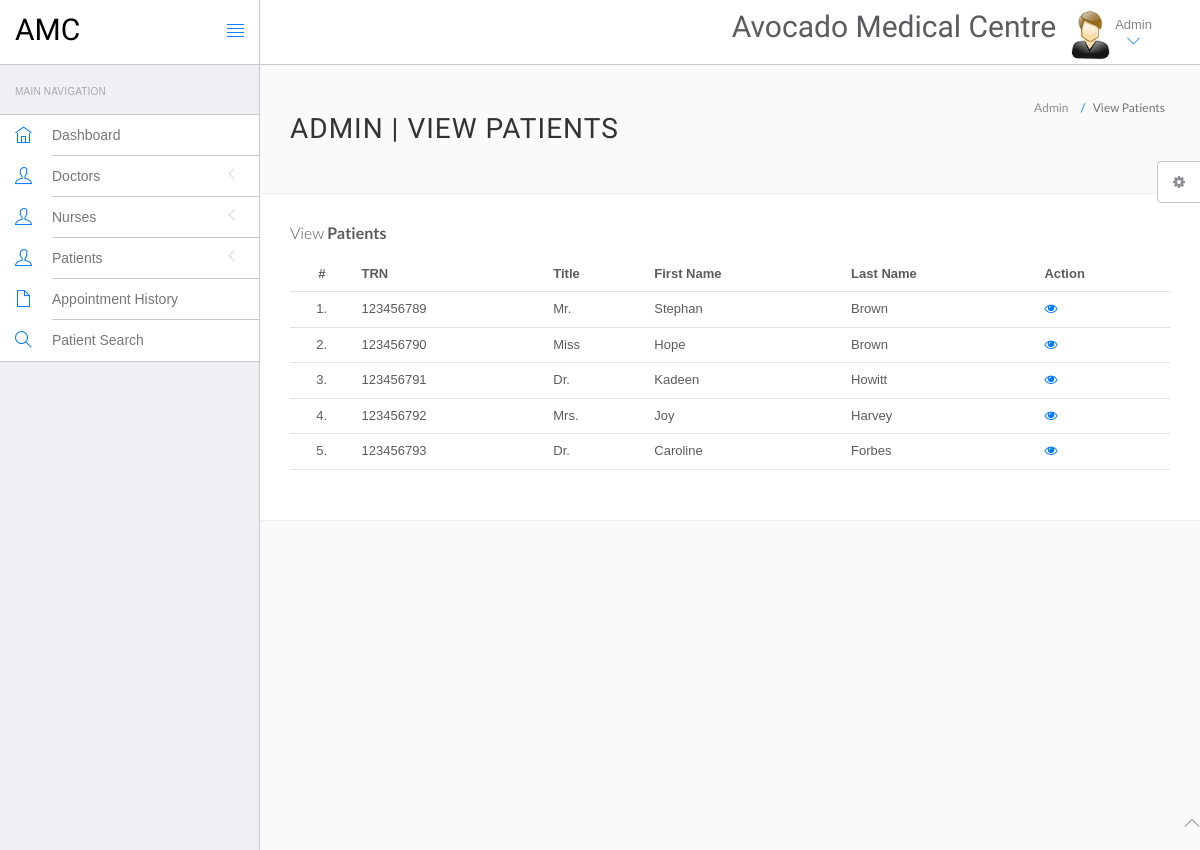
/views/admin/manage-patient.php (signed in), run on an earlier commit of the app's database.
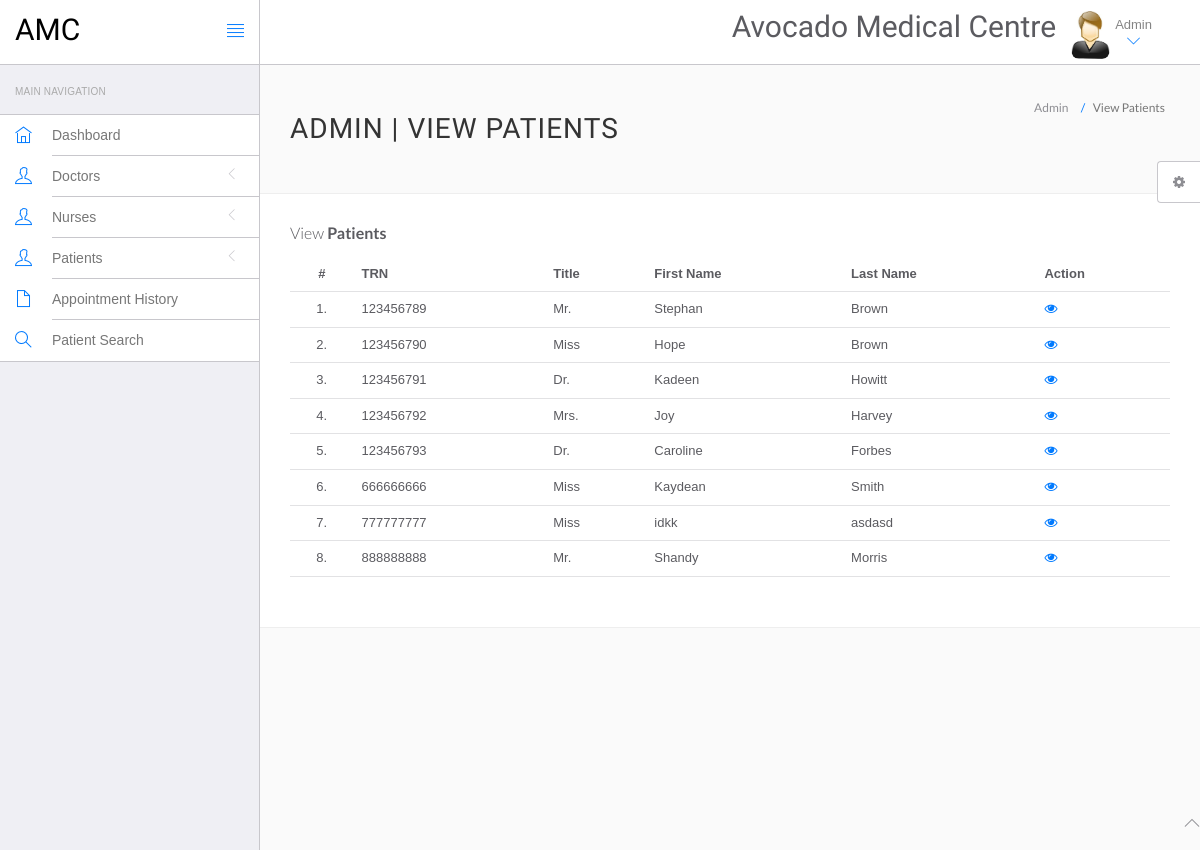
And on a later commit of the database.
### tables this page shows
CREATE TABLE IF NOT EXISTS `patient` (
  `TRN` int(11) NOT NULL AUTO_INCREMENT,
  `StaffID` int(11) DEFAULT NULL,
  `Title` varchar(25) NOT NULL,
  `FirstName` varchar(25) NOT NULL,
  `LastName` varchar(25) NOT NULL,
  `DOB` varchar(10) NOT NULL,
  `Address` varchar(50) NOT NULL,
  `TelNo` int(11) NOT NULL,
  `Email` varchar(50) NOT NULL,
  `CreationDate` timestamp NULL DEFAULT CURRENT_TIMESTAMP,
  `UpdationDate` timestamp NULL DEFAULT NULL ON UPDATE CURRENT_TIMESTAMP,
  PRIMARY KEY (`TRN`),
  KEY `TRN` (`TRN`)
);

### views/admin/manage-patient.php (the view, shortened to what this page needs)
<!DOCTYPE html>
<html lang="en">
	<head>
		<link rel="stylesheet" href="vendor/bootstrap/css/bootstrap.min.css">
		<link rel="stylesheet" href="vendor/fontawesome/css/font-awesome.min.css">
		<link rel="stylesheet" href="vendor/themify-icons/themify-icons.min.css">
		<link href="vendor/animate.css/animate.min.css" rel="stylesheet" media="screen">
		<link href="vendor/perfect-scrollbar/perfect-scrollbar.min.css" rel="stylesheet" media="screen">
		<link href="vendor/switchery/switchery.min.css" rel="stylesheet" media="screen">
		<link href="vendor/bootstrap-touchspin/jquery.bootstrap-touchspin.min.css" rel="stylesheet" media="screen">
		<link href="vendor/select2/select2.min.css" rel="stylesheet" media="screen">
		<link href="vendor/bootstrap-datepicker/bootstrap-datepicker3.standalone.min.css" rel="stylesheet" media="screen">
		<link href="vendor/bootstrap-timepicker/bootstrap-timepicker.min.css" rel="stylesheet" media="screen">
		<link rel="stylesheet" href="assets/css/styles.css">
		<link rel="stylesheet" href="assets/css/plugins.css">
		<link rel="stylesheet" href="assets/css/themes/theme-1.css" id="skin_color" />
	</head>
	<body>
		<div id="app">
			<?php include('include/sidebar.php');?>
			<div class="app-content">
				<?php include('include/header.php');?>
				<div class="main-content" >
					<div class="wrap-content container" id="container">
						<section id="page-title">
							<div class="row">
								<div class="col-sm-8">
									<h1 class="mainTitle">Admin | View Patients</h1>
								</div>
								<ol class="breadcrumb">
									<li>
										<span>Admin</span>
									</li>
									<li class="active">
										<span>View Patients</span>
									</li>
								</ol>
							</div>
						</section>
						<div class="container-fluid container-fullw bg-white">
							<div class="row">
								<div class="col-md-12">
									<h5 class="over-title margin-bottom-15">View <span class="text-bold">Patients</span></h5>
									<table class="table table-hover" id="sample-table-1">
										<thead>
											<tr>
												<th class="center">#</th>
												<th>TRN</th>
												<th>Title</th>
												<th>First Name</th>
												<th>Last Name</th>
												<th>Action</th>
											</tr>
										</thead>
										<tbody>
											<?php
												include('include/config.php');
												$selQuery = "SELECT * FROM patient";
												$results = mysqli_query($conn,$selQuery) or die("Could not find database record(s)".mysqli_error($conn));
												$cnt=1;
												while($row=mysqli_fetch_assoc($results))
												{
											?>
											<tr>
												<td class="center"><?php echo $cnt;?>.</td>
												<td><?php echo $row['TRN']; ?></td>
												<td class="hidden-xs"><?php echo $row['Title'];?></td>
												<td><?php echo $row['FirstName'];?></td>
												<td><?php echo $row['LastName'];?></td>
												<td>
													<a href="view-patient.php?id=<?php echo $row['TRN'];?>"><i class="fa fa-eye"></i></a>
												</td>
											</tr>
											<?php
												$cnt=$cnt+1;
											}?>
										</tbody>
									</table>
								</div>
							</div>
						</div>
					</div>
				</div>
			</div>
			</div>
			<?php include('include/footer.php');?>
			<?php include('include/setting.php');?>
	</body>
</html>

### views/admin/include/sidebar.php (shortened to what this page needs)
<div class="sidebar app-aside" id="sidebar">
	<div class="sidebar-container perfect-scrollbar">
		<nav>
			<div class="navbar-title">
				<span>Main Navigation</span>
			</div>
			<ul class="main-navigation-menu">
				<li>
					<a href="dashboard.php">
						<div class="item-content">
							<div class="item-media">
								<i class="ti-home"></i>
							</div>
							<div class="item-inner">
								<span class="title"> Dashboard </span>
							</div>
						</div>
					</a>
				</li>
				<li>
					<a href="javascript:void(0)">
						<div class="item-content">
							<div class="item-media">
								<i class="ti-user"></i>
							</div>
							<div class="item-inner">
								<span class="title"> Doctors </span><i class="icon-arrow"></i>
							</div>
						</div>
					</a>
				</li>
				<li>
					<a href="javascript:void(0)">
						<div class="item-content">
							<div class="item-media">
								<i class="ti-user"></i>
							</div>
							<div class="item-inner">
								<span class="title"> Nurses </span><i class="icon-arrow"></i>
							</div>
						</div>
					</a>
				</li>
				<li>
					<a href="javascript:void(0)">
						<div class="item-content">
							<div class="item-media">
								<i class="ti-user"></i>
							</div>
							<div class="item-inner">
								<span class="title"> Patients </span><i class="icon-arrow"></i>
							</div>
						</div>
					</a>
				</li>
				<li>
					<a href="appointment-history.php">
						<div class="item-content">
							<div class="item-media">
								<i class="ti-file"></i>
							</div>
							<div class="item-inner">
								<span class="title"> Appointment History </span>
							</div>
						</div>
					</a>
				</li>
				<li>
					<li>
						<a href="patient-search.php">
							<div class="item-content">
								<div class="item-media">
									<i class="ti-search"></i>
								</div>
								<div class="item-inner">
									<span class="title"> Patient Search </span>
								</div>
							</div>
						</a>
					</li>
				</li>
			</ul>
		</nav>
	</div>
</div>

### views/admin/include/header.php (shortened to what this page needs)
<header class="navbar navbar-default navbar-static-top">
	<div class="navbar-header">
		<a class="navbar-brand" href="dashboard.php">
			<h2 style="padding-top:20%; color:#000 ">AMC</h2>
		</a>
		<a href="#" class="sidebar-toggler pull-right visible-md visible-lg" data-toggle-class="app-sidebar-closed" data-toggle-target="#app">
			<i class="ti-align-justify"></i>
		</a>
	</div>
	<div class="navbar-collapse collapse">
		<ul class="nav navbar-right">
			<li  style="padding-top:2% ">
				<h2>Avocado Medical Centre</h2>
			</li>
			<li class="dropdown current-user">
				<a href class="dropdown-toggle" data-toggle="dropdown">
					<img src="assets/images/images.jpg" > <span class="username">
					Admin
					<i class="ti-angle-down"></i></i></span>
				</a>
			</li>
		</ul>
	</div>
</header>

### views/admin/include/footer.php
<footer>
	<div class="footer-inner">
		<div class="pull-left">
			&copy; <span class="current-year"></span><span class="text-bold text-uppercase"> AMC</span>. <span>All rights reserved</span>
		</div>
		<div class="pull-right">
			<span class="go-top"><i class="ti-angle-up"></i></span>
		</div>
	</div>
</footer>

### views/admin/include/setting.php (shortened to what this page needs)
<div class="settings panel panel-default hidden-xs hidden-sm" id="settings">
				<button ct-toggle="toggle" data-toggle-class="active" data-toggle-target="#settings" class="btn btn-default">
					<i class="fa fa-spin fa-gear"></i>
				</button>
			</div>

### views/admin/assets/css/plugins.css (style rules this page uses)
.perfect-scrollbar { overflow-y: hidden !important; }

### views/admin/assets/css/themes/theme-1.css (style rules this page uses)
body { background: #FAFAFA; }
header .navbar-header { background: #ffffff !important; border-right-color: #c8c7cc !important; border-bottom-color: #c8c7cc !important; }
header .navbar-header .sidebar-toggler, header .navbar-header .sidebar-mobile-toggler { color: #007aff !important; }
header .navbar-header .navbar-brand { color: #777 !important; }
header .navbar-collapse { background: #ffffff !important; border-bottom-color: #c8c7cc !important; box-shadow: none !important; }
header .navbar-collapse .navbar-right > li > a { color: #777; }
header .navbar-collapse .navbar-right > li > a i { color: #007aff !important; }
#sidebar { background: #EFEFF4 !important; }
#sidebar:before { border-right-width: "1px" !important; border-right-style: solid; border-right-color: #c8c7cc !important; }
#sidebar nav { border-right-width: "1px" !important; border-right-style: solid; border-right-color: #c8c7cc !important; }
#sidebar nav .navbar-title { color: #aaaaaa; }
#sidebar nav > ul { background: #ffffff !important; border-bottom-color: #c8c7cc !important; border-top-color: #c8c7cc !important; }
#sidebar nav > ul > li > a .item-media > i { color: #007aff !important; }
#sidebar nav > ul > li > a .item-inner { color: #777 !important; border-bottom-color: #c8c7cc; }

What changed in the data, as far as the page shows it:
added patient: TRN "666666666", Title "Miss", FirstName "Kaydean", LastName "Smith"
added patient: TRN "777777777", Title "Miss", FirstName "idkk", LastName "asdasd"
added patient: TRN "888888888", Title "Mr.", FirstName "Shandy", LastName "Morris"
